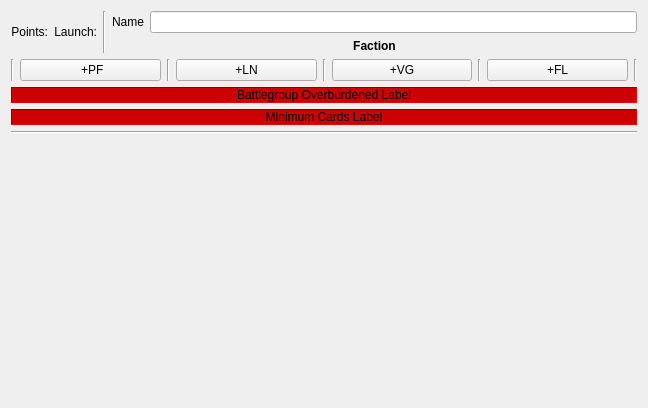
<?xml version="1.0" encoding="UTF-8"?>
<ui version="4.0">
 <class>QFLW_List</class>
 <widget class="QWidget" name="QFLW_List">
  <property name="geometry">
   <rect>
    <x>0</x>
    <y>0</y>
    <width>648</width>
    <height>408</height>
   </rect>
  </property>
  <property name="sizePolicy">
   <sizepolicy hsizetype="Preferred" vsizetype="Ignored">
    <horstretch>0</horstretch>
    <verstretch>0</verstretch>
   </sizepolicy>
  </property>
  <property name="windowTitle">
   <string>Form</string>
  </property>
  <layout class="QGridLayout" name="gridLayout">
   <item row="0" column="0">
    <layout class="QVBoxLayout" name="verticalLayout">
     <item>
      <layout class="QVBoxLayout" name="verticalLayout_3">
       <item>
        <layout class="QHBoxLayout" name="horizontalLayout_2">
         <item>
          <widget class="QLabel" name="label">
           <property name="text">
            <string>Points:</string>
           </property>
           <property name="alignment">
            <set>Qt::AlignRight|Qt::AlignTrailing|Qt::AlignVCenter</set>
           </property>
          </widget>
         </item>
         <item>
          <layout class="QVBoxLayout" name="pointsLimitLayout"/>
         </item>
         <item>
          <widget class="QLabel" name="label_2">
           <property name="text">
            <string>Launch:</string>
           </property>
           <property name="alignment">
            <set>Qt::AlignRight|Qt::AlignTrailing|Qt::AlignVCenter</set>
           </property>
          </widget>
         </item>
         <item>
          <layout class="QVBoxLayout" name="launchLimitLayout"/>
         </item>
         <item>
          <widget class="Line" name="line">
           <property name="orientation">
            <enum>Qt::Vertical</enum>
           </property>
          </widget>
         </item>
         <item>
          <layout class="QVBoxLayout" name="verticalLayout_5">
           <item>
            <layout class="QHBoxLayout" name="horizontalLayout_3">
             <item>
              <widget class="QLabel" name="label_4">
               <property name="text">
                <string>Name</string>
               </property>
              </widget>
             </item>
             <item>
              <widget class="QLineEdit" name="fleetNameEdit"/>
             </item>
            </layout>
           </item>
           <item>
            <layout class="QHBoxLayout" name="horizontalLayout_4">
             <item>
              <widget class="QLabel" name="factionLabel">
               <property name="sizePolicy">
                <sizepolicy hsizetype="Preferred" vsizetype="Minimum">
                 <horstretch>0</horstretch>
                 <verstretch>0</verstretch>
                </sizepolicy>
               </property>
               <property name="font">
                <font>
                 <bold>true</bold>
                </font>
               </property>
               <property name="text">
                <string>Faction</string>
               </property>
               <property name="alignment">
                <set>Qt::AlignCenter</set>
               </property>
              </widget>
             </item>
            </layout>
           </item>
          </layout>
         </item>
        </layout>
       </item>
       <item>
        <layout class="QHBoxLayout" name="horizontalLayout">
         <item>
          <widget class="Line" name="line_6">
           <property name="orientation">
            <enum>Qt::Vertical</enum>
           </property>
          </widget>
         </item>
         <item>
          <widget class="QPushButton" name="addPF_Button">
           <property name="text">
            <string> +PF</string>
           </property>
          </widget>
         </item>
         <item>
          <layout class="QVBoxLayout" name="pfLimitLayout"/>
         </item>
         <item>
          <widget class="Line" name="line_2">
           <property name="orientation">
            <enum>Qt::Vertical</enum>
           </property>
          </widget>
         </item>
         <item>
          <widget class="QPushButton" name="addLN_Button">
           <property name="text">
            <string>+LN</string>
           </property>
          </widget>
         </item>
         <item>
          <layout class="QVBoxLayout" name="lnLimitLayout"/>
         </item>
         <item>
          <widget class="Line" name="line_3">
           <property name="orientation">
            <enum>Qt::Vertical</enum>
           </property>
          </widget>
         </item>
         <item>
          <widget class="QPushButton" name="addVG_Button">
           <property name="text">
            <string>+VG</string>
           </property>
          </widget>
         </item>
         <item>
          <layout class="QVBoxLayout" name="vgLimitLayout"/>
         </item>
         <item>
          <widget class="Line" name="line_4">
           <property name="orientation">
            <enum>Qt::Vertical</enum>
           </property>
          </widget>
         </item>
         <item>
          <widget class="QPushButton" name="addFL_Button">
           <property name="text">
            <string>+FL</string>
           </property>
          </widget>
         </item>
         <item>
          <layout class="QVBoxLayout" name="flLimitLayout"/>
         </item>
         <item>
          <widget class="Line" name="line_5">
           <property name="orientation">
            <enum>Qt::Vertical</enum>
           </property>
          </widget>
         </item>
        </layout>
       </item>
      </layout>
     </item>
     <item>
      <layout class="QVBoxLayout" name="verticalLayout_2">
       <item>
        <widget class="QLabel" name="cardOverweightWarnLabel">
         <property name="styleSheet">
          <string notr="true">background-color:rgb(204, 0, 0)</string>
         </property>
         <property name="frameShape">
          <enum>QFrame::Panel</enum>
         </property>
         <property name="frameShadow">
          <enum>QFrame::Sunken</enum>
         </property>
         <property name="text">
          <string>Battlegroup Overburdened Label</string>
         </property>
         <property name="alignment">
          <set>Qt::AlignCenter</set>
         </property>
        </widget>
       </item>
       <item>
        <widget class="QLabel" name="minCardsWarnLabel">
         <property name="styleSheet">
          <string notr="true">background-color:rgb(204, 0, 0)</string>
         </property>
         <property name="frameShape">
          <enum>QFrame::Panel</enum>
         </property>
         <property name="frameShadow">
          <enum>QFrame::Sunken</enum>
         </property>
         <property name="text">
          <string>Minimum Cards Label</string>
         </property>
         <property name="alignment">
          <set>Qt::AlignCenter</set>
         </property>
        </widget>
       </item>
      </layout>
     </item>
     <item>
      <widget class="Line" name="line_7">
       <property name="orientation">
        <enum>Qt::Horizontal</enum>
       </property>
      </widget>
     </item>
     <item>
      <layout class="QHBoxLayout" name="cardLayoutTop">
       <item>
        <spacer name="horizontalSpacer_2">
         <property name="orientation">
          <enum>Qt::Horizontal</enum>
         </property>
         <property name="sizeHint" stdset="0">
          <size>
           <width>40</width>
           <height>20</height>
          </size>
         </property>
        </spacer>
       </item>
       <item>
        <layout class="QHBoxLayout" name="battlegroupLayout"/>
       </item>
       <item>
        <spacer name="horizontalSpacer">
         <property name="orientation">
          <enum>Qt::Horizontal</enum>
         </property>
         <property name="sizeHint" stdset="0">
          <size>
           <width>40</width>
           <height>20</height>
          </size>
         </property>
        </spacer>
       </item>
      </layout>
     </item>
    </layout>
   </item>
   <item row="1" column="0">
    <spacer name="verticalSpacer">
     <property name="orientation">
      <enum>Qt::Vertical</enum>
     </property>
     <property name="sizeHint" stdset="0">
      <size>
       <width>20</width>
       <height>40</height>
      </size>
     </property>
    </spacer>
   </item>
  </layout>
 </widget>
 <resources/>
 <connections/>
</ui>
